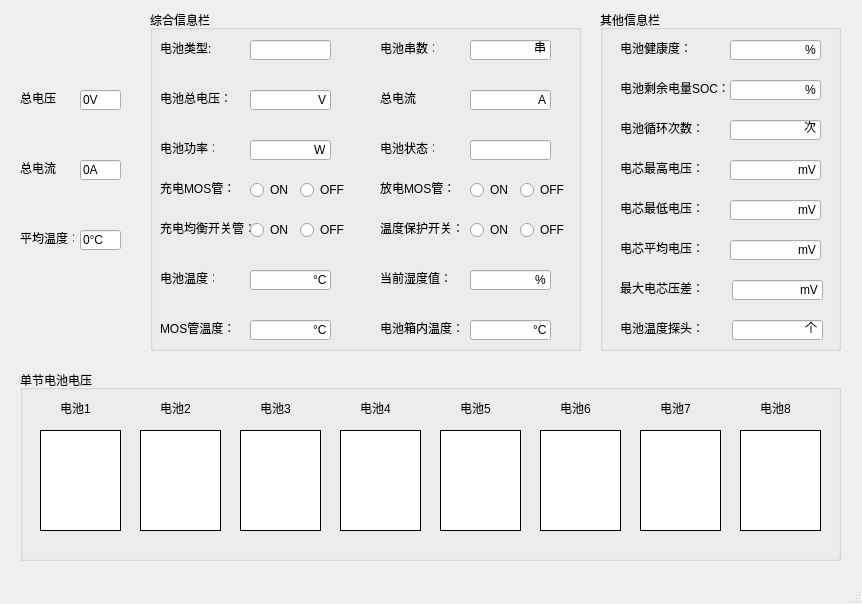
<?xml version="1.0" encoding="UTF-8"?>
<ui version="4.0">
 <class>MainWindow</class>
 <widget class="QMainWindow" name="MainWindow">
  <property name="geometry">
   <rect>
    <x>0</x>
    <y>0</y>
    <width>862</width>
    <height>604</height>
   </rect>
  </property>
  <property name="windowTitle">
   <string>MainWindow</string>
  </property>
  <widget class="QWidget" name="centralwidget">
   <widget class="QLabel" name="label">
    <property name="geometry">
     <rect>
      <x>20</x>
      <y>90</y>
      <width>41</width>
      <height>16</height>
     </rect>
    </property>
    <property name="text">
     <string>总电压：</string>
    </property>
   </widget>
   <widget class="QLineEdit" name="total_value">
    <property name="geometry">
     <rect>
      <x>80</x>
      <y>90</y>
      <width>41</width>
      <height>20</height>
     </rect>
    </property>
    <property name="text">
     <string>0V</string>
    </property>
   </widget>
   <widget class="QLabel" name="label_2">
    <property name="geometry">
     <rect>
      <x>20</x>
      <y>160</y>
      <width>41</width>
      <height>16</height>
     </rect>
    </property>
    <property name="text">
     <string>总电流：</string>
    </property>
   </widget>
   <widget class="QLineEdit" name="total_current">
    <property name="geometry">
     <rect>
      <x>80</x>
      <y>160</y>
      <width>41</width>
      <height>20</height>
     </rect>
    </property>
    <property name="text">
     <string>0A</string>
    </property>
   </widget>
   <widget class="QLabel" name="label_3">
    <property name="geometry">
     <rect>
      <x>20</x>
      <y>230</y>
      <width>54</width>
      <height>16</height>
     </rect>
    </property>
    <property name="text">
     <string>平均温度：</string>
    </property>
   </widget>
   <widget class="QLineEdit" name="ave_tem">
    <property name="geometry">
     <rect>
      <x>80</x>
      <y>230</y>
      <width>41</width>
      <height>20</height>
     </rect>
    </property>
    <property name="text">
     <string>0°C</string>
    </property>
   </widget>
   <widget class="QGroupBox" name="groupBox">
    <property name="geometry">
     <rect>
      <x>150</x>
      <y>10</y>
      <width>431</width>
      <height>341</height>
     </rect>
    </property>
    <property name="title">
     <string>综合信息栏</string>
    </property>
    <widget class="QLabel" name="label_4">
     <property name="geometry">
      <rect>
       <x>10</x>
       <y>30</y>
       <width>61</width>
       <height>16</height>
      </rect>
     </property>
     <property name="text">
      <string>电池类型:</string>
     </property>
    </widget>
    <widget class="QLineEdit" name="bt_type">
     <property name="geometry">
      <rect>
       <x>100</x>
       <y>30</y>
       <width>81</width>
       <height>20</height>
      </rect>
     </property>
    </widget>
    <widget class="QLabel" name="label_5">
     <property name="geometry">
      <rect>
       <x>10</x>
       <y>80</y>
       <width>71</width>
       <height>16</height>
      </rect>
     </property>
     <property name="text">
      <string>电池总电压：</string>
     </property>
    </widget>
    <widget class="QLineEdit" name="bt_value">
     <property name="geometry">
      <rect>
       <x>100</x>
       <y>80</y>
       <width>81</width>
       <height>20</height>
      </rect>
     </property>
     <property name="text">
      <string>V</string>
     </property>
     <property name="alignment">
      <set>Qt::AlignmentFlag::AlignRight|Qt::AlignmentFlag::AlignTrailing|Qt::AlignmentFlag::AlignVCenter</set>
     </property>
    </widget>
    <widget class="QLabel" name="label_6">
     <property name="geometry">
      <rect>
       <x>10</x>
       <y>130</y>
       <width>54</width>
       <height>16</height>
      </rect>
     </property>
     <property name="text">
      <string>电池功率：</string>
     </property>
    </widget>
    <widget class="QLineEdit" name="bt_power">
     <property name="geometry">
      <rect>
       <x>100</x>
       <y>130</y>
       <width>81</width>
       <height>20</height>
      </rect>
     </property>
     <property name="text">
      <string>W</string>
     </property>
     <property name="alignment">
      <set>Qt::AlignmentFlag::AlignRight|Qt::AlignmentFlag::AlignTrailing|Qt::AlignmentFlag::AlignVCenter</set>
     </property>
    </widget>
    <widget class="QLabel" name="label_7">
     <property name="geometry">
      <rect>
       <x>10</x>
       <y>170</y>
       <width>71</width>
       <height>16</height>
      </rect>
     </property>
     <property name="text">
      <string>充电MOS管：</string>
     </property>
    </widget>
    <widget class="QRadioButton" name="charge_mos_on">
     <property name="geometry">
      <rect>
       <x>100</x>
       <y>170</y>
       <width>51</width>
       <height>20</height>
      </rect>
     </property>
     <property name="text">
      <string>ON</string>
     </property>
    </widget>
    <widget class="QRadioButton" name="charge_mos_off">
     <property name="geometry">
      <rect>
       <x>150</x>
       <y>170</y>
       <width>51</width>
       <height>20</height>
      </rect>
     </property>
     <property name="text">
      <string>OFF</string>
     </property>
    </widget>
    <widget class="QLabel" name="label_8">
     <property name="geometry">
      <rect>
       <x>10</x>
       <y>210</y>
       <width>91</width>
       <height>16</height>
      </rect>
     </property>
     <property name="text">
      <string>充电均衡开关管：</string>
     </property>
    </widget>
    <widget class="QRadioButton" name="charge_average_on">
     <property name="geometry">
      <rect>
       <x>100</x>
       <y>210</y>
       <width>41</width>
       <height>20</height>
      </rect>
     </property>
     <property name="text">
      <string>ON</string>
     </property>
    </widget>
    <widget class="QRadioButton" name="charge_average_off">
     <property name="geometry">
      <rect>
       <x>150</x>
       <y>210</y>
       <width>51</width>
       <height>20</height>
      </rect>
     </property>
     <property name="text">
      <string>OFF</string>
     </property>
    </widget>
    <widget class="QLabel" name="label_9">
     <property name="geometry">
      <rect>
       <x>10</x>
       <y>260</y>
       <width>54</width>
       <height>16</height>
      </rect>
     </property>
     <property name="text">
      <string>电池温度：</string>
     </property>
    </widget>
    <widget class="QLabel" name="label_10">
     <property name="geometry">
      <rect>
       <x>10</x>
       <y>310</y>
       <width>71</width>
       <height>16</height>
      </rect>
     </property>
     <property name="text">
      <string>MOS管温度：</string>
     </property>
    </widget>
    <widget class="QLineEdit" name="bt_tem">
     <property name="geometry">
      <rect>
       <x>100</x>
       <y>260</y>
       <width>81</width>
       <height>20</height>
      </rect>
     </property>
     <property name="text">
      <string>°C</string>
     </property>
     <property name="alignment">
      <set>Qt::AlignmentFlag::AlignRight|Qt::AlignmentFlag::AlignTrailing|Qt::AlignmentFlag::AlignVCenter</set>
     </property>
    </widget>
    <widget class="QLineEdit" name="mos_tem">
     <property name="geometry">
      <rect>
       <x>100</x>
       <y>310</y>
       <width>81</width>
       <height>20</height>
      </rect>
     </property>
     <property name="text">
      <string>°C</string>
     </property>
     <property name="alignment">
      <set>Qt::AlignmentFlag::AlignRight|Qt::AlignmentFlag::AlignTrailing|Qt::AlignmentFlag::AlignVCenter</set>
     </property>
    </widget>
    <widget class="QLabel" name="label_11">
     <property name="geometry">
      <rect>
       <x>230</x>
       <y>30</y>
       <width>54</width>
       <height>16</height>
      </rect>
     </property>
     <property name="text">
      <string>电池串数：</string>
     </property>
    </widget>
    <widget class="QLineEdit" name="bt_amount">
     <property name="geometry">
      <rect>
       <x>320</x>
       <y>30</y>
       <width>81</width>
       <height>20</height>
      </rect>
     </property>
     <property name="text">
      <string>串</string>
     </property>
     <property name="alignment">
      <set>Qt::AlignmentFlag::AlignRight|Qt::AlignmentFlag::AlignTrailing|Qt::AlignmentFlag::AlignVCenter</set>
     </property>
    </widget>
    <widget class="QLabel" name="label_12">
     <property name="geometry">
      <rect>
       <x>230</x>
       <y>80</y>
       <width>41</width>
       <height>16</height>
      </rect>
     </property>
     <property name="text">
      <string>总电流：</string>
     </property>
    </widget>
    <widget class="QLineEdit" name="bt_current">
     <property name="geometry">
      <rect>
       <x>320</x>
       <y>80</y>
       <width>81</width>
       <height>20</height>
      </rect>
     </property>
     <property name="text">
      <string>A</string>
     </property>
     <property name="alignment">
      <set>Qt::AlignmentFlag::AlignRight|Qt::AlignmentFlag::AlignTrailing|Qt::AlignmentFlag::AlignVCenter</set>
     </property>
    </widget>
    <widget class="QLabel" name="label_13">
     <property name="geometry">
      <rect>
       <x>230</x>
       <y>130</y>
       <width>54</width>
       <height>16</height>
      </rect>
     </property>
     <property name="text">
      <string>电池状态：</string>
     </property>
    </widget>
    <widget class="QLineEdit" name="bt_cd">
     <property name="geometry">
      <rect>
       <x>320</x>
       <y>130</y>
       <width>81</width>
       <height>20</height>
      </rect>
     </property>
    </widget>
    <widget class="QLabel" name="label_14">
     <property name="geometry">
      <rect>
       <x>230</x>
       <y>170</y>
       <width>71</width>
       <height>16</height>
      </rect>
     </property>
     <property name="text">
      <string>放电MOS管：</string>
     </property>
    </widget>
    <widget class="QRadioButton" name="discharge_mos_on">
     <property name="geometry">
      <rect>
       <x>320</x>
       <y>170</y>
       <width>41</width>
       <height>20</height>
      </rect>
     </property>
     <property name="text">
      <string>ON</string>
     </property>
    </widget>
    <widget class="QRadioButton" name="discharge_mos_off">
     <property name="geometry">
      <rect>
       <x>370</x>
       <y>170</y>
       <width>51</width>
       <height>20</height>
      </rect>
     </property>
     <property name="text">
      <string>OFF</string>
     </property>
    </widget>
    <widget class="QLabel" name="label_15">
     <property name="geometry">
      <rect>
       <x>230</x>
       <y>210</y>
       <width>81</width>
       <height>16</height>
      </rect>
     </property>
     <property name="text">
      <string>温度保护开关：</string>
     </property>
    </widget>
    <widget class="QRadioButton" name="tem_pro_on">
     <property name="geometry">
      <rect>
       <x>320</x>
       <y>210</y>
       <width>41</width>
       <height>20</height>
      </rect>
     </property>
     <property name="text">
      <string>ON</string>
     </property>
    </widget>
    <widget class="QRadioButton" name="tem_pro_off">
     <property name="geometry">
      <rect>
       <x>370</x>
       <y>210</y>
       <width>51</width>
       <height>20</height>
      </rect>
     </property>
     <property name="text">
      <string>OFF</string>
     </property>
    </widget>
    <widget class="QLabel" name="label_16">
     <property name="geometry">
      <rect>
       <x>230</x>
       <y>260</y>
       <width>71</width>
       <height>16</height>
      </rect>
     </property>
     <property name="text">
      <string>当前湿度值：</string>
     </property>
    </widget>
    <widget class="QLineEdit" name="now_tem">
     <property name="geometry">
      <rect>
       <x>320</x>
       <y>260</y>
       <width>81</width>
       <height>20</height>
      </rect>
     </property>
     <property name="text">
      <string>%</string>
     </property>
     <property name="alignment">
      <set>Qt::AlignmentFlag::AlignRight|Qt::AlignmentFlag::AlignTrailing|Qt::AlignmentFlag::AlignVCenter</set>
     </property>
    </widget>
    <widget class="QLabel" name="label_17">
     <property name="geometry">
      <rect>
       <x>230</x>
       <y>310</y>
       <width>81</width>
       <height>16</height>
      </rect>
     </property>
     <property name="text">
      <string>电池箱内温度：</string>
     </property>
    </widget>
    <widget class="QLineEdit" name="inside_tem">
     <property name="geometry">
      <rect>
       <x>320</x>
       <y>310</y>
       <width>81</width>
       <height>20</height>
      </rect>
     </property>
     <property name="text">
      <string>°C</string>
     </property>
     <property name="alignment">
      <set>Qt::AlignmentFlag::AlignRight|Qt::AlignmentFlag::AlignTrailing|Qt::AlignmentFlag::AlignVCenter</set>
     </property>
    </widget>
   </widget>
   <widget class="QGroupBox" name="groupBox_3">
    <property name="geometry">
     <rect>
      <x>20</x>
      <y>370</y>
      <width>821</width>
      <height>191</height>
     </rect>
    </property>
    <property name="title">
     <string>单节电池电压</string>
    </property>
    <widget class="QListView" name="bt_1">
     <property name="geometry">
      <rect>
       <x>20</x>
       <y>60</y>
       <width>81</width>
       <height>101</height>
      </rect>
     </property>
     <property name="styleSheet">
      <string notr="true">border: 1px solid black;</string>
     </property>
    </widget>
    <widget class="QListView" name="bt_2">
     <property name="geometry">
      <rect>
       <x>120</x>
       <y>60</y>
       <width>81</width>
       <height>101</height>
      </rect>
     </property>
     <property name="styleSheet">
      <string notr="true">border: 1px solid black;</string>
     </property>
    </widget>
    <widget class="QListWidget" name="bt_3">
     <property name="geometry">
      <rect>
       <x>220</x>
       <y>60</y>
       <width>81</width>
       <height>101</height>
      </rect>
     </property>
     <property name="styleSheet">
      <string notr="true">border: 1px solid black;</string>
     </property>
    </widget>
    <widget class="QListView" name="bt_4">
     <property name="geometry">
      <rect>
       <x>320</x>
       <y>60</y>
       <width>81</width>
       <height>101</height>
      </rect>
     </property>
     <property name="styleSheet">
      <string notr="true">border: 1px solid black;</string>
     </property>
    </widget>
    <widget class="QListView" name="bt_5">
     <property name="geometry">
      <rect>
       <x>420</x>
       <y>60</y>
       <width>81</width>
       <height>101</height>
      </rect>
     </property>
     <property name="styleSheet">
      <string notr="true">border: 1px solid black;</string>
     </property>
    </widget>
    <widget class="QListView" name="bt_6">
     <property name="geometry">
      <rect>
       <x>520</x>
       <y>60</y>
       <width>81</width>
       <height>101</height>
      </rect>
     </property>
     <property name="styleSheet">
      <string notr="true">border: 1px solid black;</string>
     </property>
    </widget>
    <widget class="QListView" name="bt_7">
     <property name="geometry">
      <rect>
       <x>620</x>
       <y>60</y>
       <width>81</width>
       <height>101</height>
      </rect>
     </property>
     <property name="styleSheet">
      <string notr="true">border: 1px solid black;</string>
     </property>
    </widget>
    <widget class="QListView" name="bt_8">
     <property name="geometry">
      <rect>
       <x>720</x>
       <y>60</y>
       <width>81</width>
       <height>101</height>
      </rect>
     </property>
     <property name="styleSheet">
      <string notr="true">border: 1px solid black;</string>
     </property>
    </widget>
    <widget class="QLabel" name="label_26">
     <property name="geometry">
      <rect>
       <x>40</x>
       <y>30</y>
       <width>31</width>
       <height>16</height>
      </rect>
     </property>
     <property name="text">
      <string>电池1</string>
     </property>
     <property name="alignment">
      <set>Qt::AlignmentFlag::AlignJustify|Qt::AlignmentFlag::AlignVCenter</set>
     </property>
    </widget>
    <widget class="QLabel" name="label_27">
     <property name="geometry">
      <rect>
       <x>140</x>
       <y>30</y>
       <width>31</width>
       <height>16</height>
      </rect>
     </property>
     <property name="text">
      <string>电池2</string>
     </property>
     <property name="alignment">
      <set>Qt::AlignmentFlag::AlignCenter</set>
     </property>
    </widget>
    <widget class="QLabel" name="label_28">
     <property name="geometry">
      <rect>
       <x>240</x>
       <y>30</y>
       <width>31</width>
       <height>16</height>
      </rect>
     </property>
     <property name="text">
      <string>电池3</string>
     </property>
    </widget>
    <widget class="QLabel" name="label_29">
     <property name="geometry">
      <rect>
       <x>340</x>
       <y>30</y>
       <width>31</width>
       <height>16</height>
      </rect>
     </property>
     <property name="text">
      <string>电池4</string>
     </property>
    </widget>
    <widget class="QLabel" name="label_30">
     <property name="geometry">
      <rect>
       <x>440</x>
       <y>30</y>
       <width>31</width>
       <height>16</height>
      </rect>
     </property>
     <property name="text">
      <string>电池5</string>
     </property>
    </widget>
    <widget class="QLabel" name="label_31">
     <property name="geometry">
      <rect>
       <x>540</x>
       <y>30</y>
       <width>31</width>
       <height>16</height>
      </rect>
     </property>
     <property name="text">
      <string>电池6</string>
     </property>
    </widget>
    <widget class="QLabel" name="label_32">
     <property name="geometry">
      <rect>
       <x>640</x>
       <y>30</y>
       <width>31</width>
       <height>16</height>
      </rect>
     </property>
     <property name="text">
      <string>电池7</string>
     </property>
    </widget>
    <widget class="QLabel" name="label_33">
     <property name="geometry">
      <rect>
       <x>740</x>
       <y>30</y>
       <width>31</width>
       <height>16</height>
      </rect>
     </property>
     <property name="text">
      <string>电池8</string>
     </property>
    </widget>
   </widget>
   <widget class="QGroupBox" name="groupBox_2">
    <property name="geometry">
     <rect>
      <x>600</x>
      <y>10</y>
      <width>241</width>
      <height>341</height>
     </rect>
    </property>
    <property name="title">
     <string>其他信息栏</string>
    </property>
    <widget class="QLabel" name="label_18">
     <property name="geometry">
      <rect>
       <x>20</x>
       <y>30</y>
       <width>71</width>
       <height>16</height>
      </rect>
     </property>
     <property name="text">
      <string>电池健康度：</string>
     </property>
    </widget>
    <widget class="QLineEdit" name="bt_ht">
     <property name="geometry">
      <rect>
       <x>130</x>
       <y>30</y>
       <width>91</width>
       <height>20</height>
      </rect>
     </property>
     <property name="text">
      <string>%</string>
     </property>
     <property name="alignment">
      <set>Qt::AlignmentFlag::AlignRight|Qt::AlignmentFlag::AlignTrailing|Qt::AlignmentFlag::AlignVCenter</set>
     </property>
    </widget>
    <widget class="QLabel" name="label_19">
     <property name="geometry">
      <rect>
       <x>20</x>
       <y>70</y>
       <width>111</width>
       <height>16</height>
      </rect>
     </property>
     <property name="text">
      <string>电池剩余电量SOC：</string>
     </property>
    </widget>
    <widget class="QLineEdit" name="bt_soc">
     <property name="geometry">
      <rect>
       <x>130</x>
       <y>70</y>
       <width>91</width>
       <height>20</height>
      </rect>
     </property>
     <property name="text">
      <string>%</string>
     </property>
     <property name="alignment">
      <set>Qt::AlignmentFlag::AlignRight|Qt::AlignmentFlag::AlignTrailing|Qt::AlignmentFlag::AlignVCenter</set>
     </property>
    </widget>
    <widget class="QLabel" name="label_20">
     <property name="geometry">
      <rect>
       <x>20</x>
       <y>110</y>
       <width>81</width>
       <height>16</height>
      </rect>
     </property>
     <property name="text">
      <string>电池循环次数：</string>
     </property>
    </widget>
    <widget class="QLineEdit" name="bt_cycle">
     <property name="geometry">
      <rect>
       <x>130</x>
       <y>110</y>
       <width>91</width>
       <height>20</height>
      </rect>
     </property>
     <property name="text">
      <string>次</string>
     </property>
     <property name="alignment">
      <set>Qt::AlignmentFlag::AlignRight|Qt::AlignmentFlag::AlignTrailing|Qt::AlignmentFlag::AlignVCenter</set>
     </property>
    </widget>
    <widget class="QLabel" name="label_21">
     <property name="geometry">
      <rect>
       <x>20</x>
       <y>150</y>
       <width>81</width>
       <height>16</height>
      </rect>
     </property>
     <property name="text">
      <string>电芯最高电压：</string>
     </property>
    </widget>
    <widget class="QLineEdit" name="max_value">
     <property name="geometry">
      <rect>
       <x>130</x>
       <y>150</y>
       <width>91</width>
       <height>20</height>
      </rect>
     </property>
     <property name="text">
      <string>mV</string>
     </property>
     <property name="alignment">
      <set>Qt::AlignmentFlag::AlignRight|Qt::AlignmentFlag::AlignTrailing|Qt::AlignmentFlag::AlignVCenter</set>
     </property>
    </widget>
    <widget class="QLabel" name="label_22">
     <property name="geometry">
      <rect>
       <x>20</x>
       <y>190</y>
       <width>81</width>
       <height>16</height>
      </rect>
     </property>
     <property name="text">
      <string>电芯最低电压：</string>
     </property>
    </widget>
    <widget class="QLineEdit" name="min_value">
     <property name="geometry">
      <rect>
       <x>130</x>
       <y>190</y>
       <width>91</width>
       <height>20</height>
      </rect>
     </property>
     <property name="text">
      <string>mV</string>
     </property>
     <property name="alignment">
      <set>Qt::AlignmentFlag::AlignRight|Qt::AlignmentFlag::AlignTrailing|Qt::AlignmentFlag::AlignVCenter</set>
     </property>
    </widget>
    <widget class="QLabel" name="label_23">
     <property name="geometry">
      <rect>
       <x>20</x>
       <y>230</y>
       <width>81</width>
       <height>16</height>
      </rect>
     </property>
     <property name="text">
      <string>电芯平均电压：</string>
     </property>
    </widget>
    <widget class="QLineEdit" name="ave_value">
     <property name="geometry">
      <rect>
       <x>130</x>
       <y>230</y>
       <width>91</width>
       <height>20</height>
      </rect>
     </property>
     <property name="text">
      <string>mV</string>
     </property>
     <property name="alignment">
      <set>Qt::AlignmentFlag::AlignRight|Qt::AlignmentFlag::AlignTrailing|Qt::AlignmentFlag::AlignVCenter</set>
     </property>
    </widget>
    <widget class="QLabel" name="label_24">
     <property name="geometry">
      <rect>
       <x>20</x>
       <y>270</y>
       <width>81</width>
       <height>16</height>
      </rect>
     </property>
     <property name="text">
      <string>最大电芯压差：</string>
     </property>
    </widget>
    <widget class="QLineEdit" name="df_max">
     <property name="geometry">
      <rect>
       <x>132</x>
       <y>270</y>
       <width>91</width>
       <height>20</height>
      </rect>
     </property>
     <property name="text">
      <string>mV</string>
     </property>
     <property name="alignment">
      <set>Qt::AlignmentFlag::AlignRight|Qt::AlignmentFlag::AlignTrailing|Qt::AlignmentFlag::AlignVCenter</set>
     </property>
    </widget>
    <widget class="QLineEdit" name="tem_probe">
     <property name="geometry">
      <rect>
       <x>132</x>
       <y>310</y>
       <width>91</width>
       <height>20</height>
      </rect>
     </property>
     <property name="text">
      <string>个</string>
     </property>
     <property name="alignment">
      <set>Qt::AlignmentFlag::AlignRight|Qt::AlignmentFlag::AlignTrailing|Qt::AlignmentFlag::AlignVCenter</set>
     </property>
    </widget>
    <widget class="QLabel" name="label_25">
     <property name="geometry">
      <rect>
       <x>20</x>
       <y>310</y>
       <width>81</width>
       <height>16</height>
      </rect>
     </property>
     <property name="text">
      <string>电池温度探头：</string>
     </property>
    </widget>
   </widget>
  </widget>
  <widget class="QStatusBar" name="statusbar"/>
 </widget>
 <resources/>
 <connections/>
</ui>
